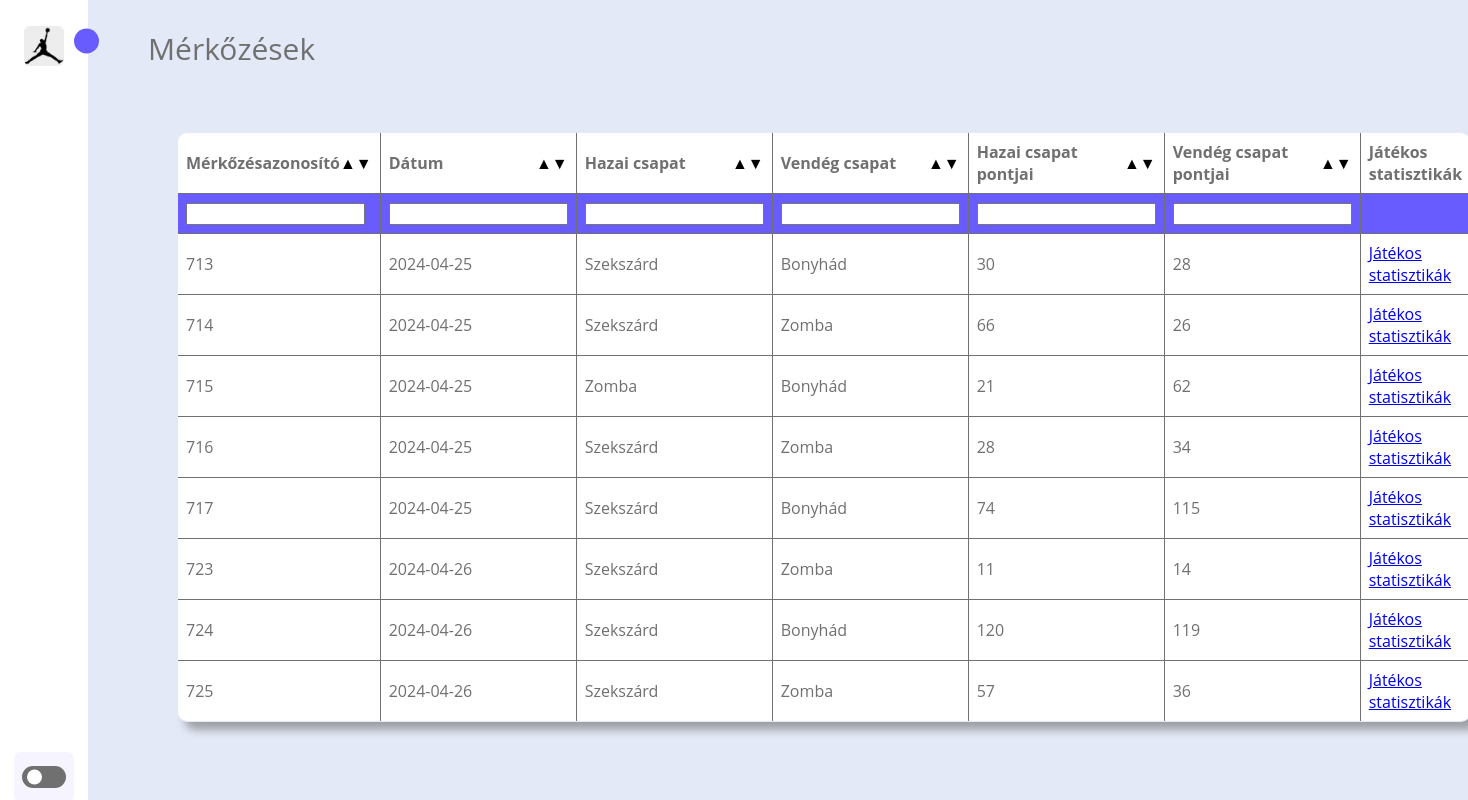
/admin/list.php (signed in), run on the app's committed database.
### tables this page shows
CREATE TABLE `games` (
  `game_id` int(11) NOT NULL,
  `game_date` date NOT NULL,
  `home_team_id` int(11) NOT NULL,
  `away_team_id` int(11) NOT NULL,
  `home_team_score` int(11) DEFAULT 0,
  `away_team_score` int(11) DEFAULT 0,
  `home_team_name` varchar(255) NOT NULL,
  `away_team_name` varchar(255) NOT NULL
);

### admin/list.php (the view, shortened to what this page needs)
<?php
include "../config.php";
$sql = "SELECT * FROM games";
$result = $conn->query($sql);
$teams = [];
if ($result->num_rows > 0) {
    while($row = $result->fetch_assoc()) {
        $teams[] = $row;
    }
} else {
    echo "0 results";
}
?>
<!DOCTYPE html>
<html>
<head>
    <link rel="stylesheet" type="text/css" href="admin.css">
    <link rel="stylesheet" href="search.css">
</head>
<body>
    <nav class="sidebar close">
        <header>
            <div class="image-text">
                <span class="image">
                    <img src="logo.jpg" alt="logo">
                </span>
            </div>
            <ion-icon class="toggle" name="arrow-dropright"></ion-icon>
        </header>
        <div class="menu-bar">
            <div class="menu">
                <ul class="menu-links">
                    <li class="nav-link">
                        <a href="admin.php">
                        </a>
                    </li>
                    <li class="nav-link">
                        <a href="teamadd.php">
                        </a>
                    </li>
                    <li class="nav-link">
                        <a href="../stat/stat.php">
                        </a>
                    </li>
                    <li class="nav-link">
                        <a href="list.php">
                        </a>
                    </li>
                    <li class="nav-link">
                        <a href="teams.php">
                        </a>
                    </li>
                    <li class="nav-link">
                        <a href="allstar.php">
                        </a>
                    </li>
                    <li class="nav-link">
                        <a href="profile.php">
                        </a>
                    </li>
                </ul>
            </div>
            <div class="bottom-content">
                <li class="">
                    <a href="../logout.php">
                    </a>
                </li>
                <li class="mode">
                    <div class="toggle-switch">
                        <span class="switch"></span>
                    </div>
                </li>
            </div>
        </div>
    </nav>
    <section class="home">
        <div class="text">Mérkőzések</div>
        <form style="margin-left:5% !important;" id="search" method="post">
            <div class="content">
                <table class="table" id="gamesTable">
                    <thead>
                        <tr class="table-header">
                            <th class="search">
                                <div><b>Mérkőzésazonosító</b><span class="asc">▲</span><span class="desc">▼</span></div>
                            </th>
                            <th class="search">
                                <div><b>Dátum</b><span class="asc">▲</span><span class="desc">▼</span></div>
                            </th>
                            <th class="search">
                                <div><b>Hazai csapat</b><span class="asc">▲</span><span class="desc">▼</span></div>
                            </th>
                            <th class="search">
                                <div><b>Vendég csapat</b><span class="asc">▲</span><span class="desc">▼</span></div>
                            </th>
                            <th class="search">
                                <div><b>Hazai csapat pontjai</b><span class="asc">▲</span><span class="desc">▼</span></div>
                            </th>
                            <th class="search">
                                <div><b>Vendég csapat pontjai</b><span class="asc">▲</span><span class="desc">▼</span></div>
                            </th>
                            <th class="search">
                                <div><b>Játékos statisztikák</b></div>
                            </th>
                        </tr>
                        <tr>
                            <th class="th"><input  type="text" name="s_azonosito" id="s_azonosito"><span onClick="window.location.reload();" ></span></th>
                            <th class="th"><input  type="text" name="s_datum" id="s_datum"><span onClick="window.location.reload();" ></i></span></th>
                            <th class="th"><input  type="text" name="s_hazai" id="s_hazai"><span onClick="window.location.reload();" ></span></th>
                            <th class="th"><input  type="text" name="s_vendeg" id="s_vendeg"><span onClick="window.location.reload();" ></span></th>
                            <th class="th"><input  type="text" name="s_hscore" id="s_hscore"><span onClick="window.location.reload();" ></span></th>
                            <th class="th"><input  type="text" name="s_vscore" id="s_vscore"><span onClick="window.location.reload();" ></span></th>
                            <th class="th"></th>
                        </tr>
                    </thead>
                    <tbody>
                        <?php foreach ($teams as $team): ?>
                            <tr>
                                <td class="column-azonosito"><?= htmlspecialchars($team['game_id']) ?></td>
                                <td class="column-datum"><?= htmlspecialchars($team['game_date']) ?></td>
                                <td class="column-hazai"><?= htmlspecialchars($team['home_team_name']) ?>
                                <td class="column-vendeg"><?= htmlspecialchars($team['away_team_name']) ?>
                                <td class="column-hscore"><?= htmlspecialchars($team['home_team_score']) ?>
                                <td class="column-vscore"><?= htmlspecialchars($team['away_team_score']) ?>
                                <td><a href="javascript:void(0);" class="view-stats" data-game-id="<?= htmlspecialchars($team['game_id']) ?>">Játékos statisztikák</a></td>
                            </tr>
                        <?php endforeach; ?>
                    </tbody>
                </table>
            </div>
        </form>
    </section>
</body>
</html>

### admin/admin.css (style rules this page uses)
* { margin: 0; padding: 0; box-sizing: border-box; font-family:'Open Sans' , sans-serif; }
:root { --body-color: #e4e9f7; --sidebar-color: #ffff; --primary-color: #695cfe; --primary-color-light: #f6f5ff; --toggle-color: #ddd; --text-color: #707070; --tran-02: all 0.2s ease; --tran-03: all 0.3s ease; --tran-04: all 0.4s ease; --tran-05: all 0.5s ease; }
body { height:100vh; background: var(--body-color); transition: var(--tran-05); }
.sidebar .image { min-width: 60px; display: flex; align-items: center; }
.sidebar { position: fixed; top: 0; left: 0; height: 100%; width: 250px; background: var(--sidebar-color); padding: 10px 14px; transition: var(--tran-05); z-index: 100; }
.sidebar.close { width: 88px; }
.sidebar li { height: 50px; margin-top: 10px; list-style: none; display: flex; align-items: center; }
.sidebar header { position: relative; }
.sidebar .image-text img { width: 40px; border-radius: 6px; margin-left: 10px; margin-top: 10px; }
.sidebar header .image-text { display: flex; align-items: center; }
.sidebar header .toggle { position: absolute; top: 50%; right: -25px; transform: translateY(-50%) rotate(180deg); height: 25px; width: 25px; background: var(--primary-color); display: flex; align-items: center; justify-content: center; border-radius: 50%; color: var(--sidebar-color); font-size: 22px; transition: var(--tran-03); cursor: pointer; }
.sidebar.close header .toggle { transform: translateY(-50%); }
.sidebar li a { text-decoration: none; height: 100%; width: 100%; align-items: center; display: flex; border-radius: 6px; transition: var(--tran-04); }
.sidebar .menu-bar { height: calc(100% - 50px); display: flex; flex-direction: column; justify-content: space-between }
.menu-bar .mode { background: var(--primary-color-light); position: relative; border-radius: 6px; }
.menu-bar .mode .toggle-switch { height: 100%; right: 0; min-width: 60px; display: flex; align-items: center; justify-content: center; cursor: pointer; position: absolute; color: var(--primary-color); border-radius: 6px; }
.toggle-switch .switch { position: relative; height: 22px; width: 44px; background: var(--text-color); border-radius: 25px; }
.switch::before { height: 15px; width: 15px; content: ''; background: var(--sidebar-color); position: absolute; border-radius: 50%; top: 50%; left: 5px; transform: translateY(-50%); cursor: pointer; transition: var(--tran-03); }
.home { position: relative; height: 100vh; width: calc(100% - 250px); left: 250px; background: var(--body-color); transition: var(--tran-05); }
.home .text { font-size: 30px; color: var(--text-color); padding: 8px 40px; }
.sidebar.close ~ .home { left: 88px; width: calc(100% - 88px); }
form { margin-left: 35%; justify-content: center; align-items: center; position: absolute; }

### admin/search.css (style rules this page uses)
:root { --body-color: #e4e9f7; --sidebar-color: #ffff; --primary-color: #695cfe; --primary-color-light: #f6f5ff; --toggle-color: #ddd; --text-color: #707070; --tran-02: all 0.2s ease; --tran-03: all 0.3s ease; --tran-04: all 0.4s ease; --tran-05: all 0.5s ease; }
form { margin-left: 5% !important; margin-top: 4%; }
.home { padding: 20px; height: 100vh; transition: all 0.3s; }
.table { width: 100%; border-collapse: collapse; border-spacing: 0; border-radius: 10px; overflow: hidden; border: 1px solid black; box-shadow: 8px 8px 8px 0 rgba(112, 112, 112, 0.6); }
.table td { border: 1px solid var(--text-color); padding: 8px; text-align: left; color: var(--text-color); background-color: var(--sidebar-color); }
.table tr .th { background-color: var(--primary-color); }
.table th { border: 1px solid var(--text-color); padding: 8px; text-align: left; color: var(--text-color); background-color: var(--sidebar-color); }
.asc, .desc { cursor: pointer; }
b { color: var(--text-color); }
.table-header th div { display: flex; align-items: center; width: 100%; }
.table-header th div b { flex: 1; }
.table-header th span.asc, .table-header th span.desc { color: black; cursor: pointer; cursor: pointer; display: block; }

### data on the page
games: game_id "713", game_date "2024-04-25", home_team_name "Szekszárd", away_team_name "Bonyhád", home_team_score "30", away_team_score "28"
games: game_id "714", game_date "2024-04-25", home_team_name "Szekszárd", away_team_name "Zomba", home_team_score "66", away_team_score "26"
games: game_id "715", game_date "2024-04-25", home_team_name "Zomba", away_team_name "Bonyhád", home_team_score "21", away_team_score "62"
games: game_id "716", game_date "2024-04-25", home_team_name "Szekszárd", away_team_name "Zomba", home_team_score "28", away_team_score "34"
games: game_id "717", game_date "2024-04-25", home_team_name "Szekszárd", away_team_name "Bonyhád", home_team_score "74", away_team_score "115"
games: game_id "723", game_date "2024-04-26", home_team_name "Szekszárd", away_team_name "Zomba", home_team_score "11", away_team_score "14"
games: game_id "724", game_date "2024-04-26", home_team_name "Szekszárd", away_team_name "Bonyhád", home_team_score "120", away_team_score "119"
games: game_id "725", game_date "2024-04-26", home_team_name "Szekszárd", away_team_name "Zomba", home_team_score "57", away_team_score "36"
